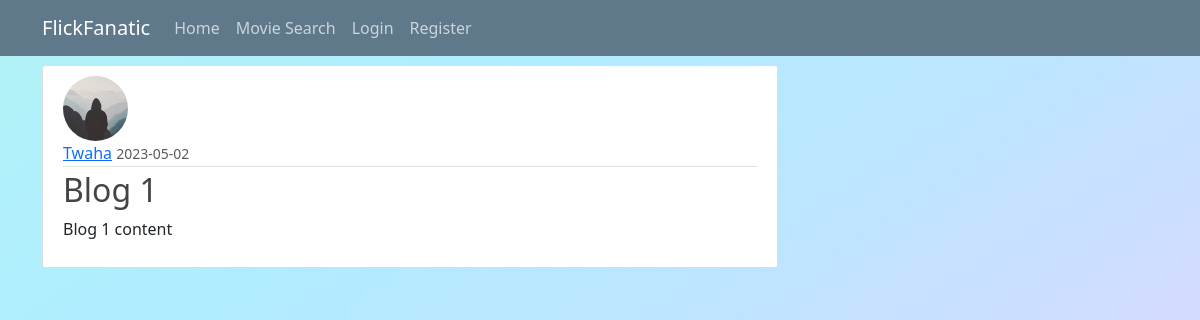
/post/1, run on an earlier commit of the app's database.
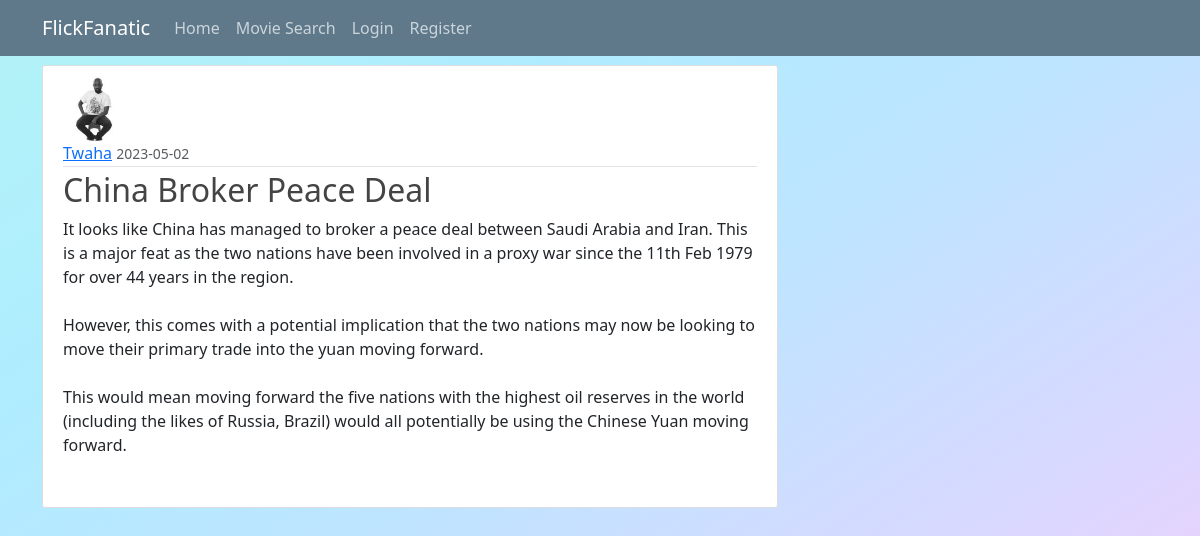
And on a later commit of the database.
### flickfanatic/models.py (models this page shows, shortened)
class User(db.Model, UserMixin):
    id = db.Column(db.Integer, primary_key=True)
    username = db.Column(db.String(20), unique=True, nullable=False)
    email = db.Column(db.String(120), unique=True, nullable=False)
    image_file = db.Column(db.String(20), nullable=False, default='default.jpg')
    password = db.Column(db.String(60), nullable=False)
    posts = db.relationship('Post', backref='author', lazy=True)

class Post(db.Model):
    id = db.Column(db.Integer, primary_key=True)
    title = db.Column(db.String(100), nullable=False)
    date_posted = db.Column(db.DateTime, nullable=False, default=datetime.utcnow)
    content = db.Column(db.Text, nullable=False)
    user_id = db.Column(db.Integer, db.ForeignKey('user.id'), nullable=False)

### flickfanatic/routes.py (the view)
@app.route("/post/<int:post_id>")
def post(post_id):
    post = Post.query.get_or_404(post_id)
    return render_template('post.html', title=post.title, post=post)

### flickfanatic/templates/post.html (shortened to what this page needs)
{% extends "base.html" %}
{% block content %}
  <article class="media content-section">
    <img class="rounded-circle article-img" src="{{ url_for('static', filename='profile_pics/' + post.author.image_file) }}">
    <div class="media-body">
      <div class="article-metadata">
        <a class="mr-2" href="#">{{ post.author.username }}</a>
        <small class="text-muted">{{ post.date_posted.strftime('%Y-%m-%d') }}</small>
      </div>
      <h2 class="article-title">{{ post.title }}</h2>
      <p class="article-content">{{ post.content }}</p>
    </div>
  </article>
{% endblock content %}

What changed in the data, as far as the page shows it:
changed User "Twaha": image_file: picture added in place of a placeholder
changed Post: title "Blog 1" → "China Broker Peace Deal"; content "Blog 1 content" → "It looks like China has managed to broker a peace deal between Saudi Arabia and Iran. This is a major feat as the two nations have been involved in a proxy war since the 11th Feb 1979 for over 44 years in the region. However, this comes with a potential implication that the two nations may now be looking to move their primary trade into the yuan moving forward. This would mean moving forward the five nations with the highest oil reserves in the world (including the likes of Russia, Brazil) would all potentially be using the Chinese Yuan moving forward."
